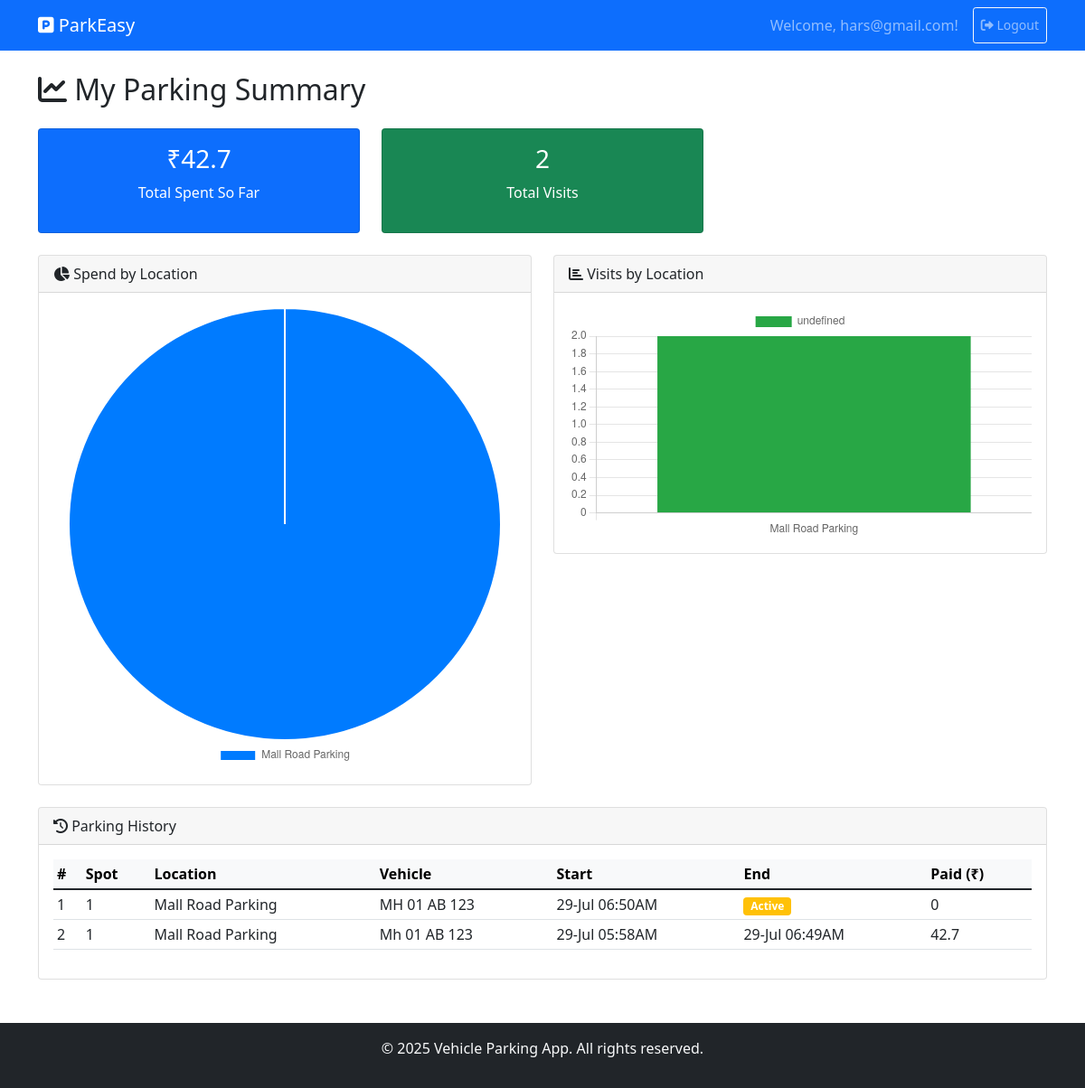
/user/summary (signed in), run on an earlier commit of the app's database.
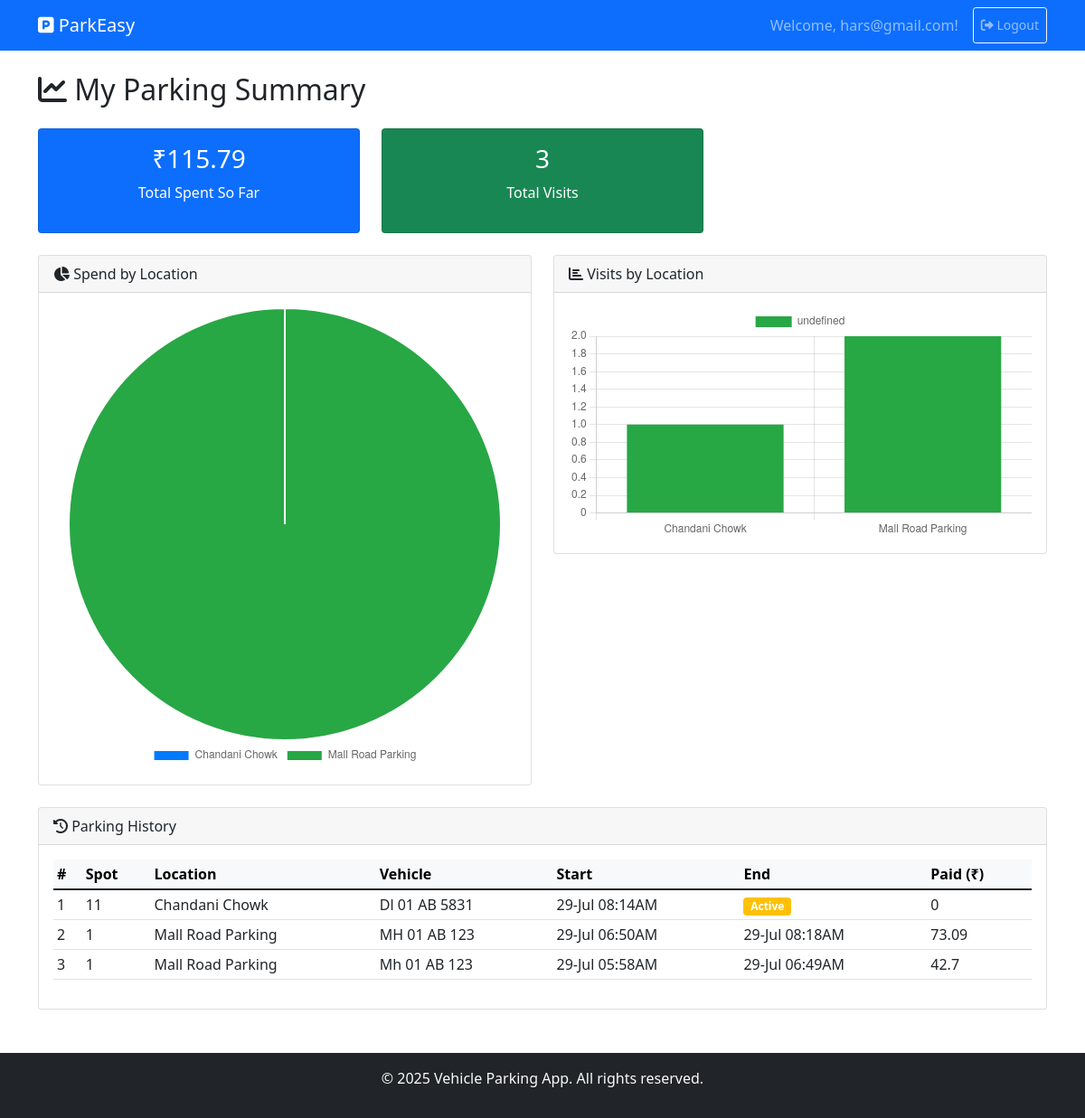
And on a later commit of the database.
### backend/models.py (models this page shows)
class Reservation(db.Model):
    __tablename__ = 'reservations'
    id = db.Column(db.Integer, primary_key=True)
    spot_id = db.Column(db.Integer, db.ForeignKey('parking_spots.id'), nullable=False)
    user_id = db.Column(db.Integer, db.ForeignKey('users.id'), nullable=False)
    vehicle_number = db.Column(db.String(20), nullable=False)
    parking_timestamp = db.Column(db.DateTime, default=datetime.utcnow)
    expected_end_time = db.Column(db.DateTime)
    leaving_timestamp = db.Column(db.DateTime)
    parking_cost = db.Column(db.Float)
    payment_status = db.Column(db.String(20))   # e.g., "Paid", "Pending"
    payment_mode = db.Column(db.String(20))     # e.g., "UPI", "Cash"
    payment_time = db.Column(db.DateTime)
    force_released = db.Column(db.Boolean, default=False)
    status = db.Column(db.String(1), default='O')  # 'O' = Occupied, 'A' = Released

class ParkingLot(db.Model):
    __tablename__ = 'parking_lots'
    id = db.Column(db.Integer, primary_key=True)
    prime_location_name = db.Column(db.String(120), nullable=False)
    price = db.Column(db.Float, nullable=False)
    address = db.Column(db.String(200), nullable=False)
    pincode = db.Column(db.String(10), nullable=False)
    max_spots = db.Column(db.Integer, nullable=False)
    created_at = db.Column(db.DateTime, default=datetime.utcnow)
    spots = db.relationship('ParkingSpot', backref='lot', lazy=True, cascade="all, delete-orphan")

### app.py (the view)
    @app.route('/user/summary')
    def user_summary():
        if session.get('role') != 'user':
            flash('Access denied!', 'danger')
            return redirect(url_for('login'))
        current_user = User.query.filter_by(username=session['username']).first()
        reservations = (
            Reservation.query
            .filter_by(user_id=current_user.id)
            .order_by(Reservation.parking_timestamp.desc())
            .all()
        )
        spending_by_lot = {}        # {lot_name: ₹total_spent}
        visits_by_lot   = {}        # {lot_name: number_of_times}
        total_spent     = 0.0
        for r in reservations:
            lot_name = r.spot.lot.prime_location_name     # via relationships
            cost     = r.parking_cost or 0
            total_spent += cost
            spending_by_lot[lot_name] = spending_by_lot.get(lot_name, 0) + cost
            visits_by_lot[lot_name]   = visits_by_lot.get(lot_name, 0) + 1
        spending_chart_data = [{'name': k, 'amount': v}
                               for k, v in spending_by_lot.items()]
        visit_chart_data    = [{'name': k, 'count': v}
                               for k, v in visits_by_lot.items()]
        return render_template(
            'user_summary.html',
            reservations=reservations,
            total_spent=round(total_spent, 2),
            spending_chart_data=spending_chart_data,
            visit_chart_data=visit_chart_data
        )

### templates/user_summary.html (shortened to what this page needs)
{% extends "base.html" %}
{% block content %}
<h2 class="mb-4"><i class="fas fa-chart-line"></i> My Parking Summary</h2>
<div class="row mb-4">
    <div class="col-md-4">
        <div class="card text-white bg-primary text-center">
            <div class="card-body">
                <h3>₹{{ total_spent }}</h3>
                <p>Total Spent So Far</p>
            </div>
        </div>
    </div>
    <div class="col-md-4">
        <div class="card text-white bg-success text-center">
            <div class="card-body">
                <h3>{{ reservations|length }}</h3>
                <p>Total Visits</p>
            </div>
        </div>
    </div>
</div>
{% if spending_chart_data %}
<div class="row">
    <div class="col-md-6 mb-4">
        <div class="card">
            <div class="card-header"><i class="fas fa-chart-pie"></i> Spend by Location</div>
            <div class="card-body">
                <canvas id="spendChart"></canvas>
            </div>
        </div>
    </div>
    <div class="col-md-6 mb-4">
        <div class="card">
            <div class="card-header"><i class="fas fa-chart-bar"></i> Visits by Location</div>
            <div class="card-body">
                <canvas id="visitChart"></canvas>
            </div>
        </div>
    </div>
</div>
<div class="card">
  <div class="card-header"><i class="fas fa-history"></i> Parking History</div>
  <div class="card-body table-responsive">
    <table class="table table-sm">
      <thead class="table-light">
        <tr>
          <th>#</th>
          <th>Spot</th>
          <th>Location</th>
          <th>Vehicle</th>
          <th>Start</th>
          <th>End</th>
          <th>Paid (₹)</th>
        </tr>
      </thead>
      <tbody>
        {% for r in reservations %}
        <tr>
          <td>{{ loop.index }}</td>
          <td>{{ r.spot_id }}</td>
          <td>{{ r.spot.lot.prime_location_name }}</td>
          <td>{{ r.vehicle_number }}</td>
          <td>{{ r.parking_timestamp.strftime('%d-%b %I:%M%p') }}</td>
          <td>
            {% if r.leaving_timestamp %}
              {{ r.leaving_timestamp.strftime('%d-%b %I:%M%p') }}
            {% else %}
              <span class="badge bg-warning">Active</span>
            {% endif %}
          </td>
          <td>{{ r.parking_cost or 0 }}</td>
        </tr>
        {% endfor %}
      </tbody>
    </table>
  </div>
</div>
{% else %}
<p class="alert alert-info">You haven’t completed any paid reservations yet.</p>
{% endif %}
{% endblock %}
{% block scripts %}
{% if spending_chart_data %}
<script>
/* ------- Spend by Location --------*/
const spendCtx = document.getElementById('spendChart').getContext('2d');
new Chart(spendCtx, {
    type: 'pie',
    data: {
        labels: {{ spending_chart_data|map(attribute='name')|list|tojson }},
        datasets: [{
            data:  {{ spending_chart_data|map(attribute='amount')|list|tojson }},
            backgroundColor: ['#007bff','#28a745','#ffc107','#17a2b8','#dc3545','#6f42c1']
        }]
    },
    options: {responsive: true, plugins:{legend:{position:'bottom'}}}
});
/* ------- Visits by Location --------*/
const visitCtx = document.getElementById('visitChart').getContext('2d');
new Chart(visitCtx, {
    type: 'bar',
    data: {
        labels: {{ visit_chart_data|map(attribute='name')|list|tojson }},
        datasets:[{
            data: {{ visit_chart_data|map(attribute='count')|list|tojson }},
            backgroundColor: '#28a745'
        }]
    },
    options:{responsive:true, scales:{y:{beginAtZero:true}}}
});
</script>
{% endif %}
{% endblock %}

What changed in the data, as far as the page shows it:
added Reservation: spot_id "11", spot.lot.prime_location_name "Chandani Chowk", vehicle_number "Dl 01 AB 5831", parking_timestamp "29-Jul 08:14AM", shows "Active", parking_cost "0"
changed Reservation "MH 01 AB 123": leaving_timestamp (not shown) → "29-Jul 08:18AM"; parking_cost "0" → "73.09"; no longer shows "Active"
Also different on the page:
{{ total_spent }}: "42.7" → "115.79"
{{ reservations|length }}: "2" → "3"
chart data {{ spending_chart_data|map(attribute='name')|list|tojson }}: ["Mall Road Parking"] → ["Chandani Chowk", "Mall Road Parking"]
chart data {{ spending_chart_data|map(attribute='amount')|list|tojson }}: [42.7] → [0, 115.79]
chart data {{ visit_chart_data|map(attribute='name')|list|tojson }}: ["Mall Road Parking"] → ["Chandani Chowk", "Mall Road Parking"]
chart data {{ visit_chart_data|map(attribute='count')|list|tojson }}: [2] → [1, 2]
